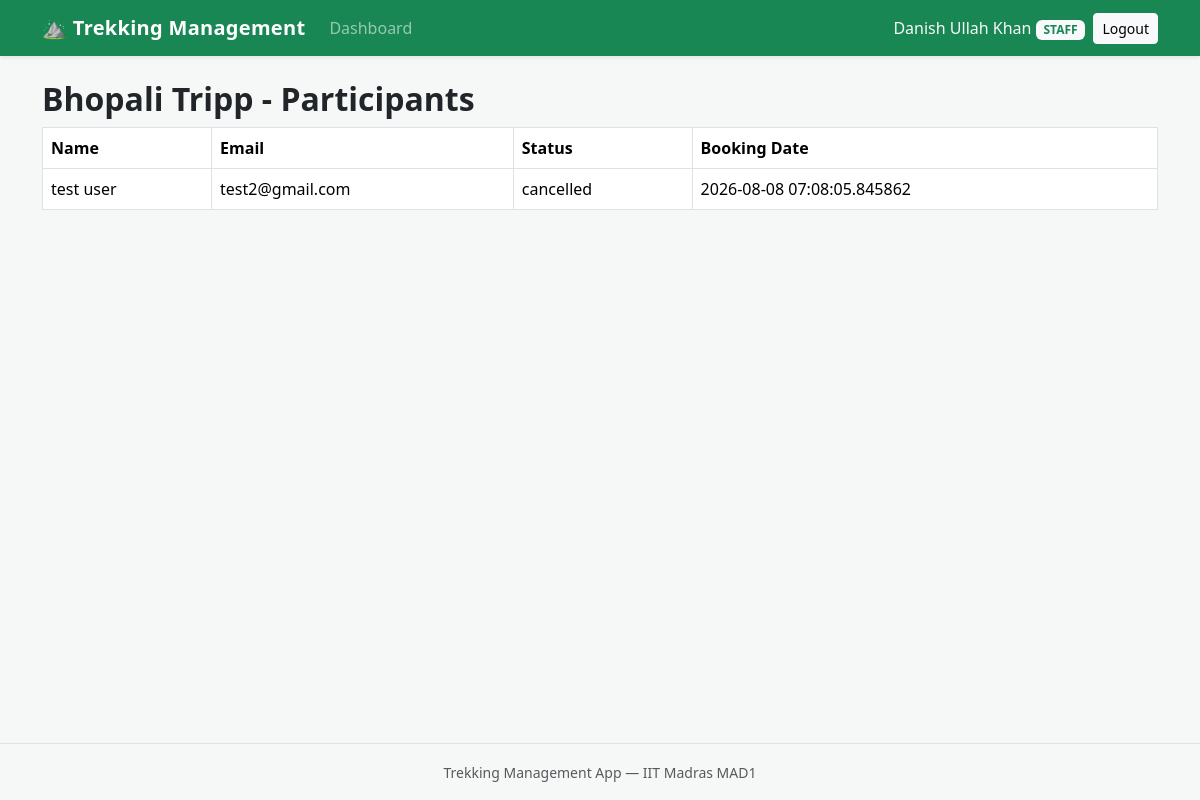
The app's page /staff/treks/4/participants (signed in) with its own data.
### models/user.py (models this page shows, shortened)
class User(UserMixin, db.Model):
    __tablename__ = "users"
    id = db.Column(db.Integer, primary_key=True)
    name = db.Column(db.String(80), nullable=False)
    email = db.Column(db.String(120), unique=True, nullable=False)
    password_hash = db.Column(db.String(255), nullable=False)
    role = db.Column(db.String(20), nullable=False, default="user")
    approved = db.Column(db.Boolean, nullable=False, default=False)
    blacklisted = db.Column(db.Boolean, nullable=False, default=False)
    bookings = db.relationship("Booking", backref="user", lazy=True)

### models/trek.py (models this page shows, shortened)
class Trek(db.Model):
    __tablename__ = "treks"
    id = db.Column(db.Integer, primary_key=True)
    name = db.Column(db.String(120), nullable=False)
    location = db.Column(db.String(120), nullable=False)
    difficulty = db.Column(db.String(20), nullable=True)
    duration = db.Column(db.Integer, nullable=False, default=1)
    available_slots = db.Column(db.Integer, nullable=False, default=0)
    status = db.Column(db.String(20), nullable=False, default="open")
    start_date = db.Column(db.Date, nullable=True)
    end_date = db.Column(db.Date, nullable=True)
    description = db.Column(db.Text, nullable=True)
    staff_id = db.Column(db.Integer, db.ForeignKey("users.id"), nullable=True)
    staff = db.relationship("User", backref="assigned_treks")
    bookings = db.relationship("Booking", backref="trek", lazy=True)

### models/booking.py (models this page shows, shortened)
class Booking(db.Model):
    __tablename__ = "bookings"
    id = db.Column(db.Integer, primary_key=True)
    user_id = db.Column(db.Integer, db.ForeignKey("users.id"), nullable=False)
    trek_id = db.Column(db.Integer, db.ForeignKey("treks.id"), nullable=False)
    booking_date = db.Column(db.DateTime, nullable=False, default=datetime.utcnow)
    status = db.Column(db.String(20), nullable=False, default="booked")

### routes/staff.py (the view)
@staff_bp.route("/treks/<int:trek_id>/participants")
@approved_staff_required
def participants(trek_id):
    trek = Trek.query.get_or_404(trek_id)
    if trek.staff_id != current_user.id:
        abort(403)
    bookings = Booking.query.filter_by(trek_id=trek.id).all()
    return render_template(
        "staff/participants.html",
        trek=trek,
        bookings=bookings
    )

### models/user.py (called while the page is built)
@login_manager.user_loader
def load_user(user_id):
    return User.query.get(int(user_id))

### routes/staff.py (called while the page is built)
def approved_staff_required(view):
    @wraps(view)
    @login_required
    def wrapped(*args, **kwargs):
        if current_user.role != "staff":
            abort(403)
        if not current_user.approved:
            return redirect(url_for("auth.pending"))
        return view(*args, **kwargs)
    return wrapped

### templates/staff/participants.html (shortened to what this page needs)
{% extends "base.html" %}
{% block content %}
<h2>{{ trek.name }} - Participants</h2>
<table class="table table-bordered">
    <thead>
        <tr>
            <th>Name</th>
            <th>Email</th>
            <th>Status</th>
            <th>Booking Date</th>
        </tr>
    </thead>
    <tbody>
    {% for booking in bookings %}
    <tr>
        <td>{{ booking.user.name }}</td>
        <td>{{ booking.user.email }}</td>
        <td>{{ booking.status }}</td>
        <td>{{ booking.booking_date }}</td>
    </tr>
    {% endfor %}
    </tbody>
</table>
{% endblock %}

### templates/base.html (shortened to what this page needs)
<!DOCTYPE html>
<html lang="en">
<head>
    <link
        href="https://cdn.jsdelivr.net/npm/bootstrap@5.3.3/dist/css/bootstrap.min.css"
        rel="stylesheet">
    <link rel="stylesheet"
          href="{{ url_for('static', filename='style.css') }}">
</head>
<body>
    <nav class="navbar navbar-expand-lg navbar-dark bg-success shadow-sm">
        <div class="container">
            <a class="navbar-brand fw-bold" href="{{ url_for('user.home') }}">
                &#9968; Trekking Management
            </a>
            <div class="collapse navbar-collapse" id="mainNav">
                <ul class="navbar-nav me-auto mb-2 mb-lg-0">
                    {% if current_user.is_authenticated %}
                        {% if current_user.role == 'user' %}
                            <li class="nav-item">
                                <a class="nav-link" href="{{ url_for('user.home') }}">
                                    Browse Treks
                                </a>
                            </li>
                            <li class="nav-item">
                                <a class="nav-link"
                                   href="{{ url_for('user.dashboard') }}">
                                    My Bookings
                                </a>
                            </li>
                        {% elif current_user.role == 'staff' and current_user.approved %}
                            <li class="nav-item">
                                <a class="nav-link"
                                   href="{{ url_for('staff.dashboard') }}">
                                    Dashboard
                                </a>
                            </li>
                        {% endif %}
                    {% endif %}
                </ul>
                <div class="d-flex align-items-lg-center flex-column flex-lg-row gap-2">
                    {% if current_user.is_authenticated %}
                        <span class="navbar-text text-light">
                            {{ current_user.name }}
                            <span class="badge bg-light text-success text-uppercase">
                                {{ current_user.role }}
                            </span>
                        </span>
                        <a class="btn btn-light btn-sm"
                           href="{{ url_for('auth.logout') }}">Logout</a>
                    {% else %}
                        <a class="btn btn-outline-light btn-sm"
                           href="{{ url_for('auth.login') }}">Login</a>
                        <a class="btn btn-light btn-sm"
                           href="{{ url_for('auth.register') }}">Register</a>
                    {% endif %}
                </div>
            </div>
        </div>
    </nav>
    <main class="container py-4">
        {% block content %}{% endblock %}
    </main>
    <footer class="border-top mt-auto py-3">
        <div class="container text-center text-muted">
            <small>Trekking Management App &mdash; IIT Madras MAD1</small>
        </div>
    </footer>
</body>
</html>

### static/style.css (style rules this page uses)
body { min-height: 100vh; display: flex; flex-direction: column; background-color: #f6f8f7; }
main { flex: 1; }
.navbar-brand { letter-spacing: 0.3px; }
.table > :not(caption) > * > * { vertical-align: middle; }
h2 { font-weight: 600; }

### records on screen
User: name "Danish Ullah Khan", role "STAFF"
Trek: name "Bhopali Tripp"
Booking: user.name "test user", user.email "test2@gmail.com", status "cancelled", booking_date "2026-08-08 07:08:05.845862"
